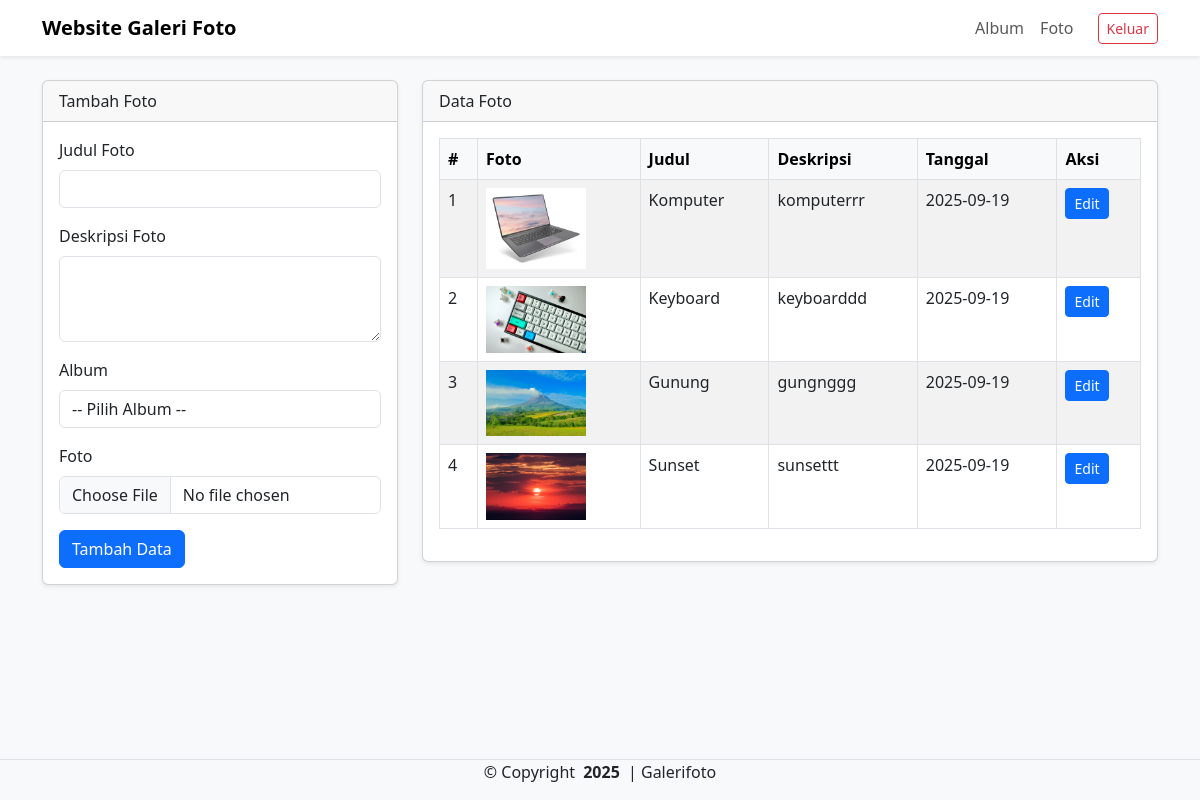
Screenshot of /frontend/admin/foto.php (signed in) with the database file from the repository.
### tables this page shows
CREATE TABLE `foto` (
  `fotoid` int NOT NULL,
  `judulfoto` varchar(255) DEFAULT NULL,
  `deskripsifoto` text,
  `tanggalunggah` date DEFAULT NULL,
  `lokasifile` varchar(255) DEFAULT NULL,
  `albumid` int DEFAULT NULL,
  `userid` int DEFAULT NULL
);

### frontend/admin/foto.php (the view, shortened to what this page needs)
<?php
include '../config/koneksi.php';
?>
<!DOCTYPE html>
<html lang="en">
<head>
    <link href="https://cdn.jsdelivr.net/npm/bootstrap@5.3.0/dist/css/bootstrap.min.css" rel="stylesheet">
</head>
<body class="bg-light">
    <nav class="navbar navbar-expand-lg navbar-light bg-white shadow-sm">
        <div class="container">
            <a class="navbar-brand fw-bold" href="index.php">Website Galeri Foto</a>
            <div class="collapse navbar-collapse">
                <ul class="navbar-nav ms-auto">
                    <li class="nav-item"><a href="album.php" class="nav-link">Album</a></li>
                    <li class="nav-item"><a href="foto.php" class="nav-link">Foto</a></li>
                </ul>
                <a href="../config/aksi_logout.php" class="btn btn-outline-danger btn-sm ms-3">Keluar</a>
            </div>
        </div>
    </nav>
    <div class="container mt-4">
        <div class="row g-4">
            <div class="col-md-4">
                <div class="card shadow-sm">
                    <div class="card-header">Tambah Foto</div>
                    <div class="card-body">
                        <form action="../config/aksi_foto.php" method="POST" enctype="multipart/form-data">
                            <div class="mb-3">
                                <label class="form-label">Judul Foto</label>
                                <input type="text" class="form-control" name="judulfoto" required>
                            </div>
                            <div class="mb-3">
                                <label class="form-label">Deskripsi Foto</label>
                                <textarea class="form-control" name="deskripsifoto" rows="3" required></textarea>
                            </div>
                            <div class="mb-3">
                                <label class="form-label">Album</label>
                                <select name="albumid" class="form-control" required>
                                    <option value="">-- Pilih Album --</option>
                                </select>
                            </div>
                            <div class="mb-3">
                                <label class="form-label">Foto</label>
                                <input type="file" class="form-control" name="lokasifile" required>
                            </div>
                            <button type="submit" name="tambah" class="btn btn-primary">Tambah Data</button>
                        </form>
                    </div>
                </div>
            </div>
            <div class="col-md-8">
                <div class="card shadow-sm">
                    <div class="card-header">Data Foto</div>
                    <div class="card-body">
                        <table class="table table-bordered table-striped">
                            <thead class="table-light">
                                <tr>
                                    <th>#</th>
                                    <th>Foto</th>
                                    <th>Judul</th>
                                    <th>Deskripsi</th>
                                    <th>Tanggal</th>
                                    <th>Aksi</th>
                                </tr>
                            </thead>
                            <tbody>
                                <?php
                                $no = 1;
                                $sql = mysqli_query($koneksi, "SELECT * FROM foto ORDER BY tanggalunggah DESC");
                                while ($data = mysqli_fetch_array($sql)) {
                                ?>
                                    <tr>
                                        <td><?= $no++ ?></td>
                                        <td><img src="../../assets/img/<?= $data['lokasifile'] ?>" width="100"></td>
                                        <td><?= htmlspecialchars($data['judulfoto']) ?></td>
                                        <td><?= htmlspecialchars($data['deskripsifoto']) ?></td>
                                        <td><?= $data['tanggalunggah'] ?></td>
                                        <td>
                                            <button type="button" class="btn btn-primary btn-sm" data-bs-toggle="modal" data-bs-target="#edit<?= $data['fotoid'] ?>">
                                                Edit
                                            </button>
                                        </td>
                                    </tr>
                                <?php } ?>
                            </tbody>
                        </table>
                    </div>
                </div>
            </div>
        </div>
    </div>
    <footer class="d-flex justify-content-center border-top mt-3 bg-light fixed-bottom">
        <div class="container">
            <div class="copyright text-center">
                <p>© <span>Copyright</span> <strong class="px-1 sitename">2025</strong> | <span>Galerifoto</span> </p>
            </div>
        </div>
    </footer>
</body>
</html>

### frontend/admin/foto.php (style rules this page uses)
body { padding-bottom: 100px; }

### rows the page displays
foto: lokasifile (picture), judulfoto "Komputer", deskripsifoto "komputerrr", tanggalunggah "2025-09-19"
foto: lokasifile (picture), judulfoto "Keyboard", deskripsifoto "keyboarddd", tanggalunggah "2025-09-19"
foto: lokasifile (picture), judulfoto "Gunung", deskripsifoto "gungnggg", tanggalunggah "2025-09-19"
foto: lokasifile (picture), judulfoto "Sunset", deskripsifoto "sunsettt", tanggalunggah "2025-09-19"
